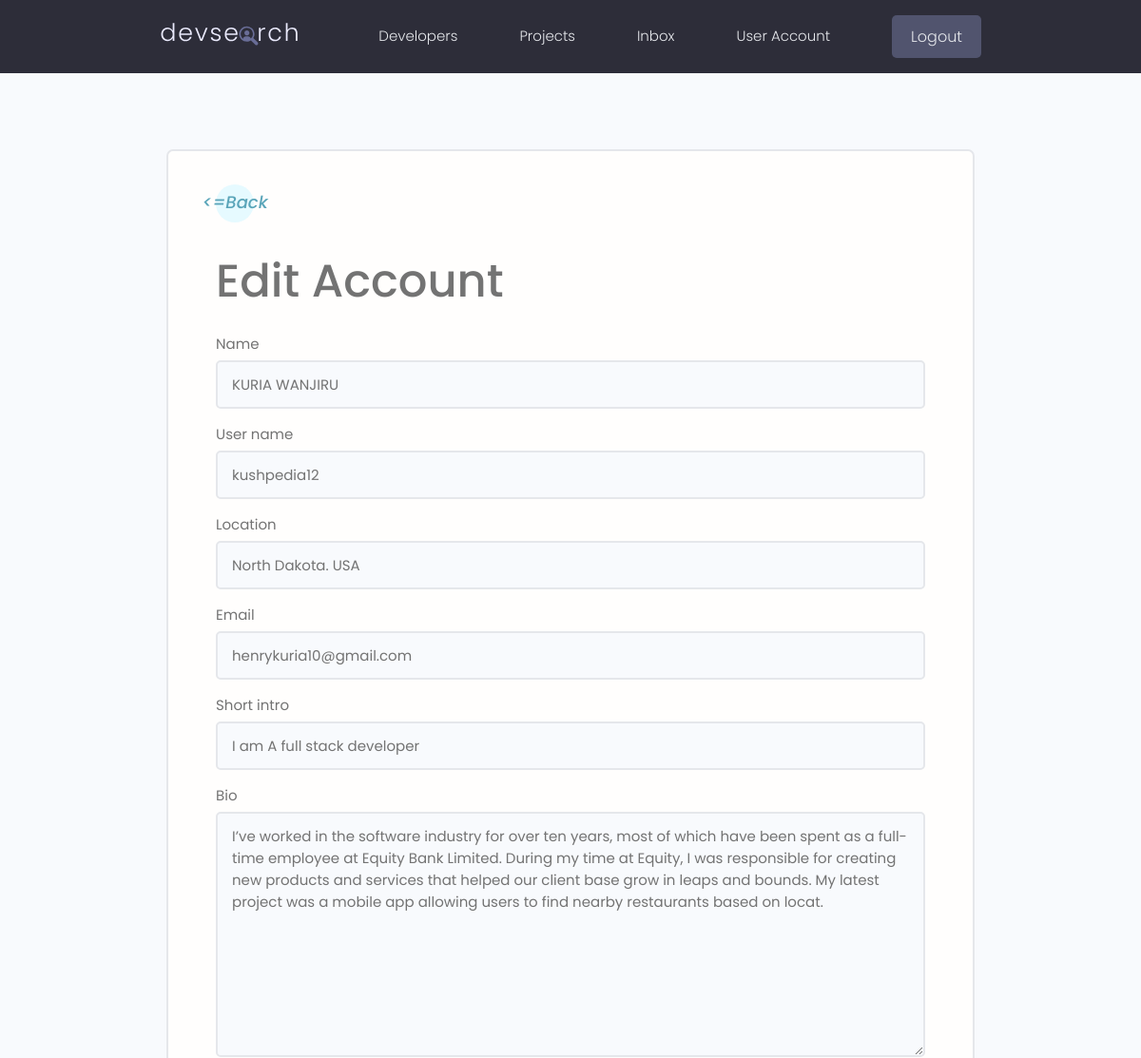
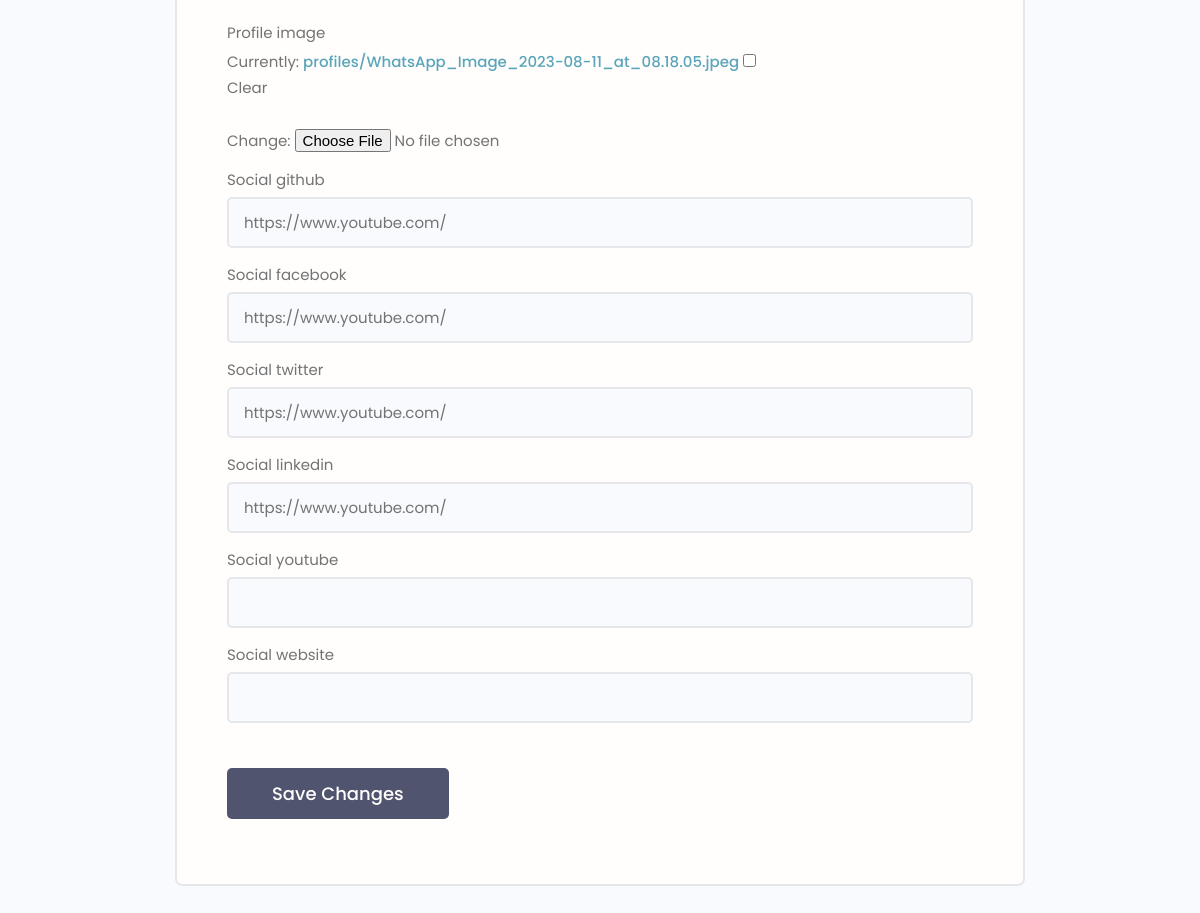
The page /edit-account/ (signed in) on the database its author committed (2 pictures, top to bottom).
### users/models.py (models this page shows, shortened)
class Profile(models.Model):
    user  = models.OneToOneField(User, on_delete=models.CASCADE, null=True, blank=True)
    name = models.CharField(max_length=200,null=True, blank=True)
    user_name = models.CharField(max_length=200,null=True, blank=True)
    location = models.CharField(max_length=200,null=True, blank=True)
    email = models.EmailField(max_length=500, null=True, blank=True)
    short_intro = models.CharField(max_length=200, null=True, blank=True)
    bio = models.TextField(null=True, blank=True)
    profile_image = models.FileField(null=True, blank=True,
                                    upload_to='profiles/', default="profiles/user-default.png")
    social_github = models.CharField(max_length=200,null=True, blank=True)
    social_facebook = models.CharField(max_length=200,null=True, blank=True)
    social_twitter = models.CharField(max_length=200,null=True, blank=True)
    social_linkedin = models.CharField(max_length=200,null=True, blank=True)
    social_youtube = models.CharField(max_length=200,null=True, blank=True)
    social_website = models.CharField(max_length=200,null=True, blank=True)
    created =models.DateTimeField(auto_now_add=True)
    id = models.UUIDField(default=uuid.uuid4, unique=True,editable=False,
                            primary_key=True)
    class Meta:
        ordering : ['created']

### users/views.py (the view)
# urls.py: path('edit-account/', views.editAccount, name='edit-account'),
@login_required(login_url='login')
def editAccount(request):
    profile = request.user.profile
    form = ProfileForm(instance=profile)
    if request.method == 'POST':
        form = ProfileForm(request.POST, request.FILES, instance = profile)
        if form.is_valid():
            form.save()
            return redirect('account')
    context = {'form':form}
    return render(request, 'users/profile_form.html', context)

### users/forms.py
class ProfileForm(ModelForm):
    class Meta:
        model = Profile
        fields = ['name', 'user_name', 'location', 'email', 'short_intro',
                'bio', 'profile_image', 'social_github', 'social_facebook',
                'social_twitter', 'social_linkedin', 'social_youtube', 'social_website']
    def __init__(self, *args, **kwargs):
            super(ProfileForm, self).__init__(*args, **kwargs)
            for name, field in self.fields.items():
                field.widget.attrs.update(
                        {'class':'input'}
                        )

### users/templates/users/profile_form.html (shortened to what this page needs)
{% extends 'main.html' %}
{% block content %}
<main class="formPage my-xl">
    <div class="content-box">
        <div class="formWrapper">
            <a class="backButton" href="{% url 'account' %}"><i class="im im-angle-left"><=Back</i></a>
            <br>
            <h1>Edit Account</h1>
            <form  action="{% url 'edit-account' %}" method="post" enctype="multipart/form-data" class="form">
                {% for field in form %}
                <div class="form__field">
                    <label for="formInput#text">{{field.label}} </label>
                    {{field}}
                </div>
                {% endfor %}
                <input class="btn btn--sub btn--lg  my-md" type="submit" value="Save Changes" />
            </form>
        </div>
    </div>
</main>
{% endblock content %}

### static/styles/app.css (style rules this page uses)
:root { --color-sub: #2d2d39; }
.btn--sub { background-color: var(--color-sub-light); }
.content-box { width: 95%; max-width: 85rem; margin: 0 auto; }
.backButton { background: var(--color-main-light); color: var(--color-main); width: 4rem; height: 4rem; display: flex; align-items: center; justify-content: center; border-radius: 50%; }
.backButton i { font-size: 1.8rem; }
.formPage .formWrapper { list-style: none; background: var(--color-white); padding: 3.5rem 5rem; border: 2px solid var(--color-light); border-radius: 0.7rem; }

### static/uikit/styles/modules/_variables.css (style rules this page uses)
:root { --color-main: #5aa5b9; --color-main-light: #e6faff; --color-sub: #3f4156; --color-sub-light: #51546e; --color-sub-lighter: #ededfd; --color-text: #737373; --color-gray: #8b8b8b; --color-light: #e5e7eb; --color-light-gray: #767676; --color-bg: #f8fafd; --color-white: #fffefd; --color-white-light: #f3f3f3; --color-success: #359e64; --color-success-bg: #def8e8; --color-error: #fc4b0b; --color-error-bg: #fff2ee; --font-base: 'Poppins', arial, helvetica, 'Segoe UI', roboto, ubuntu, sans-serif; --font-monospace: 'Fira Code', 'Courier New', courier, monospace; --font-regular: 300; --font-medium: 500; --font-bold: 700; --generic-shadow: 1px 1px 5px #00000010; --generic-transition: all 0.3s ease-in-out; }

### static/uikit/styles/modules/_base.css (style rules this page uses)
* { margin: 0; padding: 0; box-sizing: border-box; text-rendering: optimizeLegibility; color: inherit; font-size: inherit; }
html { font-size: 50%; }
@media only screen and (min-width: 480px) { html { font-size: 56.25%; } }
@media only screen and (min-width: 1200px) { html { font-size: 62.5%; } }
body { line-height: 1.6; font-weight: 400; font-size: 1.5rem; color: var(--color-text); background-color: var(--color-bg); min-height: 100vh; }

### static/uikit/styles/modules/_typography.css (style rules this page uses)
* { font-family: var(--font-base); }
h1 { font-size: 4.8rem; font-weight: var(--font-medium); }
a { padding-bottom: 2px; text-decoration: none; display: inline-block; color: var(--color-main); font-weight: var(--font-medium); }

### static/uikit/styles/modules/_utilities.css (style rules this page uses)
.my-md { margin: 3rem auto; }
.my-xl { margin: 8rem auto; }

### static/uikit/styles/modules/_button.css (style rules this page uses)
.btn { display: inline-block; position: relative; cursor: pointer; background-color: var(--color-light); font-weight: var(--font-medium); color: var(--color-sub); text-decoration: none; padding: 1rem 2rem; border-radius: 0.5rem; border: none; width: -webkit-fit-content; width: -moz-fit-content; width: fit-content; height: -webkit-fit-content; height: -moz-fit-content; height: fit-content; font-size: 1.6rem; outline-width: 0; outline-color: transparent; -webkit-backface-visibility: hidden; backface-visibility: hidden; transition: all 0.3s ease-in-out; }
.btn--sub { background-color: var(--color-sub); color: var(--color-white); }
.btn--lg { font-size: 1.8rem; padding: 1.2rem 4.5rem; }

### static/uikit/styles/modules/_form.css (style rules this page uses)
.form { display: block; }
.form__field { margin-top: 1.5rem; margin-bottom: 1.5rem; }
.form__label, .form__field > label { display: block; margin-bottom: 0.5rem; color: var(--color-text); }
input.input[type='text'], input.input[type='email'], input.input[type='password'], input.input[type='number'], textarea.input { min-width: 24rem; width: 100%; padding: 1.2rem 1.5rem; border-radius: 0.5rem; border: 2px solid var(--color-light); transition: all 0.3s ease-in-out; background-color: var(--color-bg); }

### rows shown on the page
Profile: form "KURIA WANJIRU" "kushpedia12" "North Dakota. USA" "henrykuria10@gmail.com" "I am A full stack developer" "I’ve worked in the software industry for over ten years, most of which have been spent as a full-time employee at Equity Bank Limited. During my time at Equity, I was responsible for creating new products and services that helped our client base grow in leaps and bounds. My latest project was a mobile app allowing users to find nearby restaurants based on locat." "https://www.youtube.com/" "https://www.youtube.com/" "https://www.youtube.com/" "https://www.youtube.com/"

### other values the page prints
{{ field.label }} "Name" "User name" "Location" "Email" "Short intro" "Bio" "Profile image" "Social github" "Social facebook" "Social twitter" "Social linkedin" "Social youtube" "Social website"
